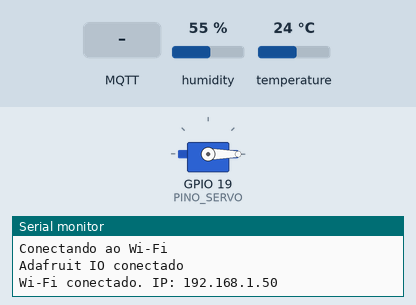
A program run on a simulated ESP32. Parts: servo, the last lines printed to the serial monitor. The test bench sets the inputs (shaded band); at power-on: humidity 55 %, temperature 24 °C. WiFi joins after 1.5 s; servers stay silent unless stated; no MQTT or app messages arrive unless stated; not simulated (calls return 0 or success): secrets.h.

Above: at 2.3 s.
2.4 s: MQTT message "1" arrives on the first subscribed topic
At 3.1 s:
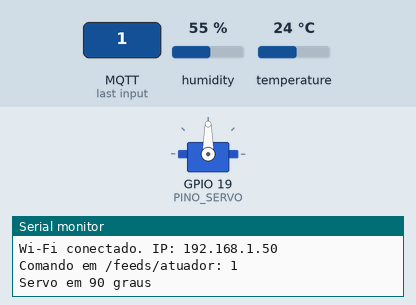
3.9 s: MQTT message "0" arrives on the first subscribed topic
At 4.3 s:
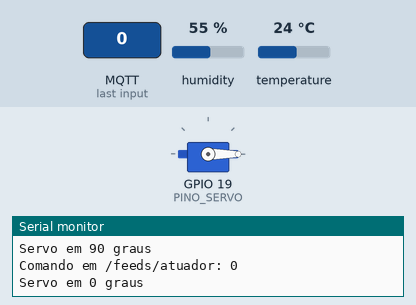
16.5 s: MQTT message "90" arrives on the first subscribed topic
At 17.5 s:
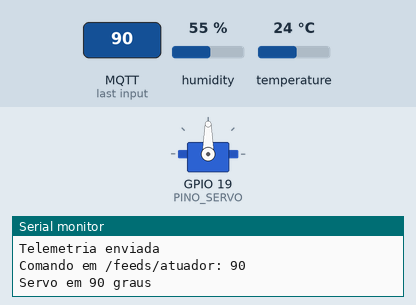
Timing chart, 0 to 19.5 s (numbered marks = the images above; inputs shaded):
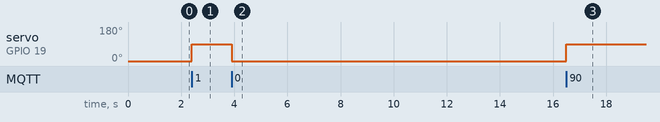

Measured:
- after the input at 2.4 s, servo on GPIO 19 (PINO_SERVO): 0° → 90° at once
- after the input at 3.9 s, servo on GPIO 19 (PINO_SERVO): 90° → 0° at once
- after the input at 16.5 s, servo on GPIO 19 (PINO_SERVO): 0° → 90° at once

The program:

main.cpp
```cpp
#include <Arduino.h>
#include <DHT.h>
#include <ESP32Servo.h>
#include <PubSubClient.h>
#include <WiFi.h>

#include "secrets.h"

constexpr uint8_t PINO_DHT = 4;
constexpr uint8_t PINO_SERVO = 19;
constexpr uint8_t TIPO_DHT = DHT11;
constexpr uint8_t POSICAO_INICIAL = 0;
constexpr uint8_t POSICAO_ATIVA = 90;
constexpr uint16_t PORTA_MQTT = 1883;
constexpr unsigned long INTERVALO_ENVIO = 15000;
constexpr unsigned long INTERVALO_WIFI = 10000;
constexpr unsigned long INTERVALO_MQTT = 5000;

const char SERVIDOR_MQTT[] = "io.adafruit.com";

DHT sensor(PINO_DHT, TIPO_DHT);
Servo servo;
WiFiClient conexao;
PubSubClient mqtt(conexao);

char topicoTelemetria[96];
char topicoAtuador[96];
char idDispositivo[32];

unsigned long ultimoEnvio = 0;
unsigned long ultimaTentativaWifi = 0;
unsigned long ultimaTentativaMqtt = 0;
bool wifiEstavaConectado = false;

bool tempoAtingido(unsigned long agora, unsigned long anterior,
                   unsigned long intervalo) {
  return agora - anterior >= intervalo;
}

void moverServo(uint8_t angulo) {
  servo.write(angulo);
  Serial.printf("Servo em %u graus\n", angulo);
}

String montarMensagem(const byte *dados, unsigned int tamanho) {
  String mensagem;
  mensagem.reserve(tamanho);

  for (unsigned int indice = 0; indice < tamanho; ++indice) {
    mensagem += static_cast<char>(dados[indice]);
  }

  mensagem.trim();
  mensagem.toLowerCase();
  return mensagem;
}

void receberComando(char *topico, byte *dados, unsigned int tamanho) {
  const String mensagem = montarMensagem(dados, tamanho);
  Serial.printf("Comando em %s: %s\n", topico, mensagem.c_str());

  if (mensagem == "1" || mensagem == "90" || mensagem == "on" ||
      mensagem == "liga") {
    moverServo(POSICAO_ATIVA);
  } else if (mensagem == "0" || mensagem == "off" ||
             mensagem == "desliga") {
    moverServo(POSICAO_INICIAL);
  } else {
    Serial.println("Comando nao reconhecido");
  }
}

void atualizarWifi(unsigned long agora) {
  if (WiFi.status() == WL_CONNECTED) {
    if (!wifiEstavaConectado) {
      wifiEstavaConectado = true;
      Serial.printf("Wi-Fi conectado. IP: %s\n",
                    WiFi.localIP().toString().c_str());
    }
    return;
  }

  wifiEstavaConectado = false;

  if (!tempoAtingido(agora, ultimaTentativaWifi, INTERVALO_WIFI)) {
    return;
  }

  ultimaTentativaWifi = agora;
  Serial.printf("Conectando ao Wi-Fi %s\n", WIFI_SSID);
  WiFi.begin(WIFI_SSID, WIFI_PASSWORD);
}

void atualizarMqtt(unsigned long agora) {
  if (WiFi.status() != WL_CONNECTED || mqtt.connected() ||
      !tempoAtingido(agora, ultimaTentativaMqtt, INTERVALO_MQTT)) {
    return;
  }

  ultimaTentativaMqtt = agora;

  if (!mqtt.connect(idDispositivo, AIO_USERNAME, AIO_KEY)) {
    Serial.printf("Falha MQTT: %d\n", mqtt.state());
    return;
  }

  mqtt.subscribe(topicoAtuador);
  Serial.println("Adafruit IO conectado");
}

void enviarLeitura(unsigned long agora) {
  if (!tempoAtingido(agora, ultimoEnvio, INTERVALO_ENVIO)) {
    return;
  }

  ultimoEnvio = agora;
  const float temperatura = sensor.readTemperature();

  if (isnan(temperatura)) {
    Serial.println("Falha na leitura do DHT11");
    return;
  }

  Serial.printf("Temperatura: %.1f C\n", temperatura);

  if (!mqtt.connected()) {
    Serial.println("MQTT desconectado");
    return;
  }

  char valor[12];
  snprintf(valor, sizeof(valor), "%.1f", temperatura);

  if (mqtt.publish(topicoTelemetria, valor)) {
    Serial.println("Telemetria enviada");
  } else {
    Serial.println("Falha no envio da telemetria");
  }
}

void setup() {
  Serial.begin(115200);
  pinMode(PINO_DHT, INPUT_PULLUP);

  snprintf(topicoTelemetria, sizeof(topicoTelemetria), "%s/feeds/telemetria",
           AIO_USERNAME);
  snprintf(topicoAtuador, sizeof(topicoAtuador), "%s/feeds/atuador",
           AIO_USERNAME);
  snprintf(idDispositivo, sizeof(idDispositivo), "painel-%08llX",
           static_cast<unsigned long long>(ESP.getEfuseMac()));

  sensor.begin();
  ESP32PWM::allocateTimer(0);
  servo.setPeriodHertz(50);
  servo.attach(PINO_SERVO, 500, 2400);
  moverServo(POSICAO_INICIAL);

  WiFi.mode(WIFI_STA);
  WiFi.setAutoReconnect(true);
  WiFi.persistent(false);

  mqtt.setServer(SERVIDOR_MQTT, PORTA_MQTT);
  mqtt.setCallback(receberComando);

  const unsigned long agora = millis();
  ultimaTentativaWifi = agora - INTERVALO_WIFI;
  ultimaTentativaMqtt = agora - INTERVALO_MQTT;
  atualizarWifi(agora);
}

void loop() {
  const unsigned long agora = millis();

  atualizarWifi(agora);
  atualizarMqtt(agora);

  if (mqtt.connected()) {
    mqtt.loop();
  }

  enviarLeitura(agora);
}
```
